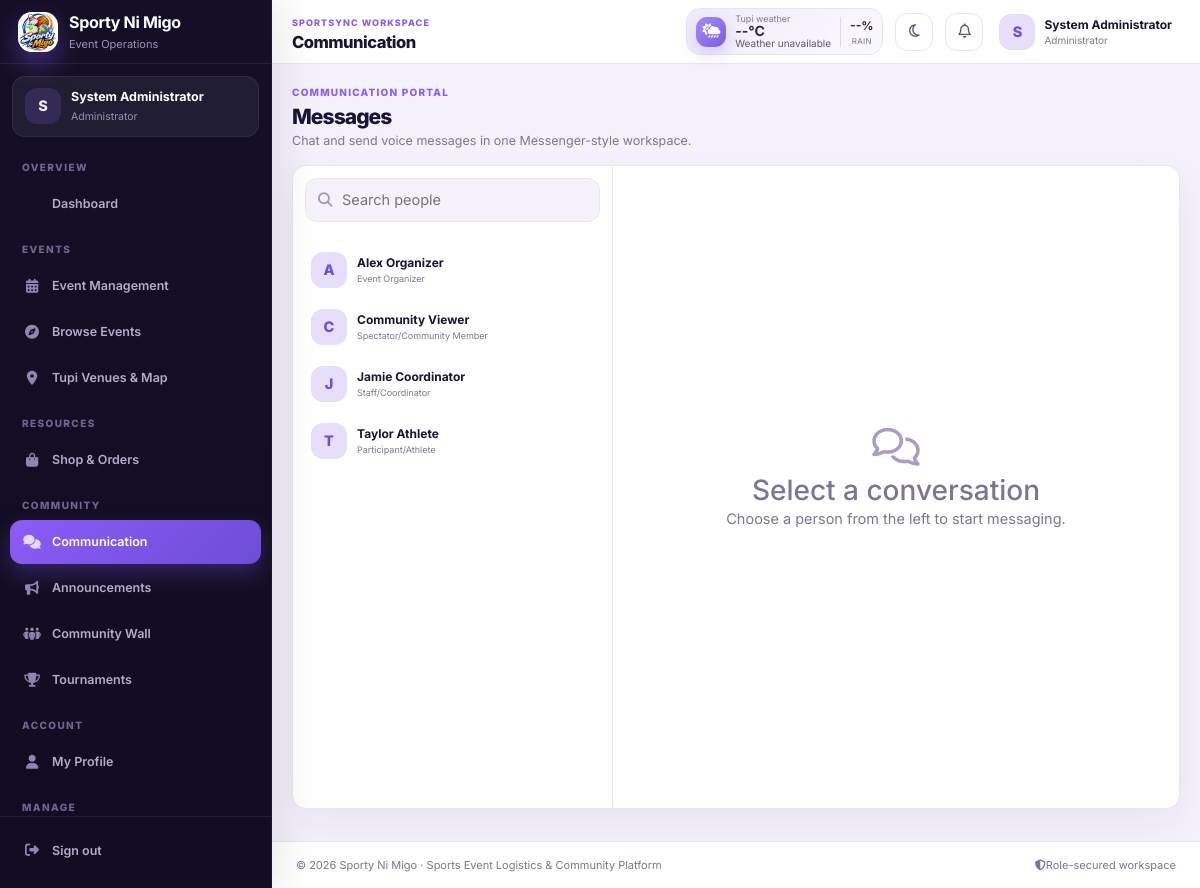
Screenshot of /index.php?page=communication (signed in) with the database file from the repository.
### tables this page shows
CREATE TABLE users (
  id INT AUTO_INCREMENT PRIMARY KEY,
  role_id INT NOT NULL,
  full_name VARCHAR(120) NOT NULL,
  email VARCHAR(150) UNIQUE NOT NULL,
  password_hash VARCHAR(255) NOT NULL,
  clerk_id VARCHAR(64) NULL UNIQUE,
  phone VARCHAR(40),
  address VARCHAR(255) NULL,
  status ENUM('active','inactive') DEFAULT 'active',
  failed_login_attempts INT NOT NULL DEFAULT 0,
  locked_until DATETIME NULL,
  email_verified_at DATETIME NULL,
  last_login_at DATETIME NULL,
  reset_token_hash CHAR(64) NULL,
  reset_expires_at DATETIME NULL,
  created_at TIMESTAMP DEFAULT CURRENT_TIMESTAMP,
  updated_at TIMESTAMP DEFAULT CURRENT_TIMESTAMP ON UPDATE CURRENT_TIMESTAMP,
  INDEX idx_users_role (role_id),
  FOREIGN KEY (role_id) REFERENCES roles(id)
);

CREATE TABLE roles (
  id INT AUTO_INCREMENT PRIMARY KEY,
  name VARCHAR(50) UNIQUE NOT NULL
);

### index.php (the view, shortened to what the rows shown need)
<?php
require 'config/db.php';
require 'config/auth.php';
require 'config/schedule.php';
validate_session_user($pdo);
$u=current_user();
$page=$_GET['page']??'dashboard';
$isAdmin=has_role(['Administrator']);
$isManager=can_role('manage_events');
$canPlanEvent=can_role('plan_event');
$menu=[
 'dashboard'=>['Dashboard','fa-grid-2','Overview'],
 'events'=>[$isManager?'Event Management':'My Events','fa-calendar-days','Events'],
 'discover'=>['Browse Events','fa-compass','Events'],
 'venues'=>['Tupi Venues & Map','fa-location-dot','Events'],
 'shop'=>[$isManager?'Shop & Orders':'Equipment Shop','fa-bag-shopping','Resources'],
 'communication'=>['Communication','fa-comments','Community'],
 'announcements'=>['Announcements','fa-bullhorn','Community'],
 'community'=>['Community Wall','fa-people-group','Community'],
 'tournament'=>['Tournaments','fa-trophy','Community'],
 'profile'=>['My Profile','fa-user','Account'],
];
if($canPlanEvent){
    $menu=['dashboard'=>$menu['dashboard'],'plan'=>['Plan an Event','fa-calendar-plus','Events']] + array_diff_key($menu,['dashboard'=>1]);
}else{
    $menu['equipment']=['Equipment Management','fa-dumbbell','Manage'];
}
if($isManager){
    $menu['participants']=['Participants','fa-users','Manage'];
    $menu['inventory']=['Inventory','fa-boxes-stacked','Manage'];
    $menu['reports']=['Reports','fa-chart-column','Manage'];
}
if($isAdmin){$menu['users']=['Users','fa-user-shield','Manage'];$menu['sms']=['SMS Notifications','fa-mobile-screen-button','Admin'];$menu['manage']=['Data Management','fa-database','Admin'];}
?><!doctype html>
<html lang="en"><head>
<link href="https://cdn.jsdelivr.net/npm/bootstrap@5.3.3/dist/css/bootstrap.min.css" rel="stylesheet"><link href="https://cdnjs.cloudflare.com/ajax/libs/font-awesome/6.5.2/css/all.min.css" rel="stylesheet"><link rel="stylesheet" href="https://unpkg.com/leaflet@1.9.4/dist/leaflet.css"><link rel="stylesheet" href="assets/css/app.css?v=20261002a"><link rel="stylesheet" href="assets/css/ui-polish.css?v=20261002a"></head>
<body class="app-body">
<div class="app-shell">
<aside class="sidebar" id="sidebar">
 <div class="sidebar-user"><div class="avatar"><?=e(strtoupper(substr($u['name'],0,1)))?></div><div class="min-w-0"><strong><?=e($u['name'])?></strong><small><?=e($u['role_name'])?></small></div></div>
</aside>
<div class="content-wrap">
<header class="topbar"><div class="topbar-left"><div><h1><?=e($menu[$page][0]??'Dashboard')?></h1></div></div><div class="topbar-right"><a class="user-chip" href="?page=profile"><div class="avatar"><?=e(strtoupper(substr($u['name'],0,1)))?></div><div class="d-none d-md-block"><strong><?=e($u['name'])?></strong><small><?=e($u['role_name'])?></small></div></a></div></header>
<main class="main-content" id="mainContent" tabindex="-1">
<?php if($page==='dashboard'):
if($isManager){
 $myEvents=(int)$pdo->query('SELECT COUNT(*) FROM events WHERE status<>"cancelled"')->fetchColumn();
 $upcoming=(int)$pdo->query('SELECT COUNT(*) FROM events WHERE start_at>NOW() AND status="scheduled"')->fetchColumn();
 $reserved=(int)$pdo->query('SELECT COALESCE(SUM(quantity),0) FROM event_equipment_reservations WHERE status="reserved"')->fetchColumn();
 $orderCount=(int)$pdo->query('SELECT COUNT(*) FROM orders WHERE status IN("pending","confirmed","ready")')->fetchColumn();
 $userCount=(int)$pdo->query('SELECT COUNT(*) FROM users WHERE status="active"')->fetchColumn();
 $nextEvents=$pdo->query('SELECT e.*,v.name venue_name FROM events e LEFT JOIN venues v ON v.id=e.venue_id WHERE e.start_at>=NOW() AND e.status="scheduled" ORDER BY e.start_at LIMIT 4')->fetchAll();
}else{
 $q=$pdo->prepare('SELECT COUNT(*) FROM events WHERE organizer_id=? AND status<>"cancelled"');$q->execute([$u['id']]);$myEvents=(int)$q->fetchColumn();
 $q=$pdo->prepare('SELECT COUNT(*) FROM events WHERE organizer_id=? AND start_at>NOW() AND status="scheduled"');$q->execute([$u['id']]);$upcoming=(int)$q->fetchColumn();
 $q=$pdo->prepare('SELECT COALESCE(SUM(quantity),0) FROM event_equipment_reservations WHERE user_id=? AND status="reserved"');$q->execute([$u['id']]);$reserved=(int)$q->fetchColumn();
 $q=$pdo->prepare('SELECT COUNT(*) FROM orders WHERE user_id=? AND status<>"cancelled"');$q->execute([$u['id']]);$orderCount=(int)$q->fetchColumn();
 $userCount=0;
 $q=$pdo->prepare('SELECT e.*,v.name venue_name FROM events e LEFT JOIN venues v ON v.id=e.venue_id WHERE e.organizer_id=? AND e.start_at>=NOW() AND e.status="scheduled" ORDER BY e.start_at LIMIT 4');$q->execute([$u['id']]);$nextEvents=$q->fetchAll();
}
$recentNotices=$pdo->query('SELECT a.*,u.full_name FROM announcements a LEFT JOIN users u ON u.id=a.created_by WHERE expires_at IS NULL OR expires_at>NOW() ORDER BY created_at DESC LIMIT 3')->fetchAll();
$community=$pdo->query('SELECT p.*,u.full_name FROM community_posts p JOIN users u ON u.id=p.user_id ORDER BY p.created_at DESC LIMIT 3')->fetchAll();
?>
<div class="dashboard-welcome">
 <div><span class="eyebrow">WELCOME BACK</span><h2>Hello, <?=e(explode(' ',$u['name'])[0])?> 👋</h2><p><?=$isManager?'Monitor events, resources, users, orders, and urgent communications from one workspace.':'Your next event, venue, equipment, updates, and conversations are all within reach.'?></p><div class="hero-actions"><?php if($canPlanEvent):?><a class="btn btn-primary" href="?page=plan"><i class="fa-solid fa-calendar-plus"></i>Plan an event</a><?php else:?><a class="btn btn-primary" href="?page=events"><i class="fa-solid fa-calendar-check"></i>Manage events</a><?php endif;?><a class="btn btn-soft" href="?page=communication"><i class="fa-solid fa-comments"></i>Open messages</a></div></div>
 <div class="weather-hero" id="dashboardWeather"><i class="fa-solid fa-cloud-showers-heavy"></i><div><small>Current weather · Tupi</small><strong id="dashWeatherTemp">--°C</strong><span id="dashWeatherText">Checking live conditions...</span></div><div class="weather-metrics"><span><b id="dashRain">--%</b> rain</span><span><b id="dashWind">--</b> km/h</span></div></div>
</div>
<div class="stats-grid dashboard-stats"><div class="stat-card"><div class="stat-icon blue"><i class="fa-solid fa-calendar-check"></i></div><div><small><?=$isManager?'Total events':'My events'?></small><strong><?=$myEvents?></strong></div></div><div class="stat-card"><div class="stat-icon green"><i class="fa-solid fa-clock"></i></div><div><small>Upcoming</small><strong><?=$upcoming?></strong></div></div><div class="stat-card"><div class="stat-icon orange"><i class="fa-solid fa-dumbbell"></i></div><div><small>Reserved equipment</small><strong><?=$reserved?></strong></div></div><div class="stat-card"><div class="stat-icon purple"><i class="fa-solid fa-bag-shopping"></i></div><div><small>Orders</small><strong><?=$orderCount?></strong></div></div><?php if($isManager):?><div class="stat-card"><div class="stat-icon blue"><i class="fa-solid fa-location-dot"></i></div><div><small>Active venues</small><strong><?=$pdo->query('SELECT COUNT(*) FROM venues WHERE status="available"')->fetchColumn()?></strong></div></div><?php endif;?><?php if($isAdmin):?><div class="stat-card"><div class="stat-icon blue"><i class="fa-solid fa-user-shield"></i></div><div><small>Active users</small><strong><?=$userCount?></strong></div></div><?php endif;?></div>
<div class="dashboard-grid">
 <section class="panel"><div class="panel-head"><div><span class="eyebrow">UPCOMING</span><h3><?=$isManager?'Upcoming events':'Your next events'?></h3></div><a href="?page=events">View all</a></div><?php if(!$nextEvents):?><div class="empty-state compact"><i class="fa-regular fa-calendar-plus"></i><h4>No upcoming events yet</h4><p><?=$canPlanEvent?'Choose a date on the planner to create your first event.':'No scheduled event is waiting for management.'?></p><?php if($canPlanEvent):?><a class="btn btn-primary btn-sm" href="?page=plan">Open planner</a><?php endif;?></div><?php else:?><div class="event-list"><?php foreach($nextEvents as $e):?><article class="event-row"><div class="event-date"><strong><?=date('d',strtotime($e['start_at']))?></strong><span><?=strtoupper(date('M',strtotime($e['start_at'])))?></span></div><div class="event-info"><h4><?=e($e['title'])?></h4><p><i class="fa-regular fa-clock"></i><?=e(date('g:i A',strtotime($e['start_at'])))?> · <i class="fa-solid fa-location-dot"></i><?=e($e['venue_name']??'TBA')?></p></div><a class="icon-btn" href="?page=events"><i class="fa-solid fa-arrow-right"></i></a></article><?php endforeach;?></div><?php endif;?></section>
 <section class="panel"><div class="panel-head"><div><span class="eyebrow">ANNOUNCEMENTS</span><h3>Latest notices</h3></div><a href="?page=announcements">View all</a></div><?php if(!$recentNotices):?><div class="empty-state compact"><i class="fa-regular fa-bell"></i><h4>No announcements</h4><p>Important reminders will appear here.</p></div><?php else:foreach($recentNotices as $n):?><article class="dashboard-notice <?=e($n['type'])?>"><i class="fa-solid <?=$n['type']==='emergency'?'fa-triangle-exclamation':'fa-bullhorn'?>"></i><div><strong><?=e($n['title'])?></strong><p><?=e(mb_strimwidth(strip_tags($n['body']),0,105,'…'))?></p><small><?=e(date('M d · g:i A',strtotime($n['created_at'])))?></small></div></article><?php endforeach;endif;?></section>
 <section class="panel quick-panel"><div class="panel-head"><div><span class="eyebrow">QUICK ACCESS</span><h3>What do you want to do?</h3></div></div><div class="quick-grid"><?php if($canPlanEvent):?><a href="?page=plan"><i class="fa-solid fa-calendar-plus"></i><span>Plan event</span></a><?php endif;?><a href="?page=venues"><i class="fa-solid fa-map-location-dot"></i><span>Find venue</span></a><a href="?page=shop"><i class="fa-solid fa-bag-shopping"></i><span>Equipment shop</span></a><a href="?page=communication"><i class="fa-solid fa-comments"></i><span>Messages</span></a><a href="?page=community"><i class="fa-solid fa-people-group"></i><span>Community</span></a><a href="?page=announcements"><i class="fa-solid fa-bullhorn"></i><span>Notices</span></a></div></section>
 <section class="panel"><div class="panel-head"><div><span class="eyebrow">COMMUNITY</span><h3>Latest activity</h3></div><a href="?page=community">Open wall</a></div><?php if(!$community):?><div class="empty-state compact"><i class="fa-solid fa-people-group"></i><h4>No community posts yet</h4><p>Event and tournament updates will appear here.</p></div><?php else:foreach($community as $p):?><div class="feed-mini"><div class="avatar"><?=e(strtoupper(substr($p['full_name'],0,1)))?></div><div><strong><?=e($p['full_name'])?></strong><p><?=e(mb_strimwidth($p['content'],0,110,'…'))?></p><small><?=e(date('M d, g:i A',strtotime($p['created_at'])))?></small></div></div><?php endforeach;endif;?></section>
</div>
<?php elseif($page==='communication'):
$contacts=$pdo->prepare('SELECT u.id,u.full_name,u.email,r.name role_name,(SELECT MAX(created_at) FROM messages m WHERE (m.sender_id=? AND m.receiver_id=u.id) OR (m.sender_id=u.id AND m.receiver_id=?)) last_message FROM users u JOIN roles r ON r.id=u.role_id WHERE u.id<>? AND u.status="active" ORDER BY last_message DESC,u.full_name');$contacts->execute([$u['id'],$u['id'],$u['id']]);$contacts=$contacts->fetchAll();
$contactId=(int)($_GET['contact']??0);$selectedContact=null;foreach($contacts as $c)if((int)$c['id']===$contactId){$selectedContact=$c;break;}
?>
<div class="page-intro"><div><span class="eyebrow">COMMUNICATION PORTAL</span><h2>Messages</h2><p>Chat and send voice messages in one Messenger-style workspace.</p></div></div>
<div class="messenger-shell">
 <aside class="messenger-contacts"><div class="contact-list"><?php if(!$contacts):?><div class="empty-mini">No other active users.</div><?php else:foreach($contacts as $c):?><a href="?page=communication&contact=<?=$c['id']?>" class="contact-item <?=$contactId==(int)$c['id']?'active':''?>"><div class="avatar"><?=e(strtoupper(substr($c['full_name'],0,1)))?></div><div><strong><?=e($c['full_name'])?></strong><span><?=e($c['role_name'])?></span></div></a><?php endforeach;endif;?></div></aside>
</div>
<?php endif;?>
</main>
</div></div>

### rows the page displays
users: full_name "S", full_name "System Administrator", role.name "Administrator"
users: full_name "A", full_name "Alex Organizer", role.name "Event Organizer"
users: full_name "C", full_name "Community Viewer", role.name "Spectator/Community Member"
users: full_name "J", full_name "Jamie Coordinator", role.name "Staff/Coordinator"
users: full_name "T", full_name "Taylor Athlete", role.name "Participant/Athlete"

### other values shown
$m[2] "OVERVIEW"
$m[0] "Dashboard"
$m[2] "EVENTS"
$m[0] "Event Management"
$m[0] "Browse Events"
$m[0] "Tupi Venues & Map"
$m[2] "RESOURCES"
$m[0] "Shop & Orders"
$m[2] "COMMUNITY"
$m[0] "Communication"
$m[0] "Announcements"
$m[0] "Community Wall"
$m[0] "Tournaments"
$m[2] "ACCOUNT"
$m[0] "My Profile"
